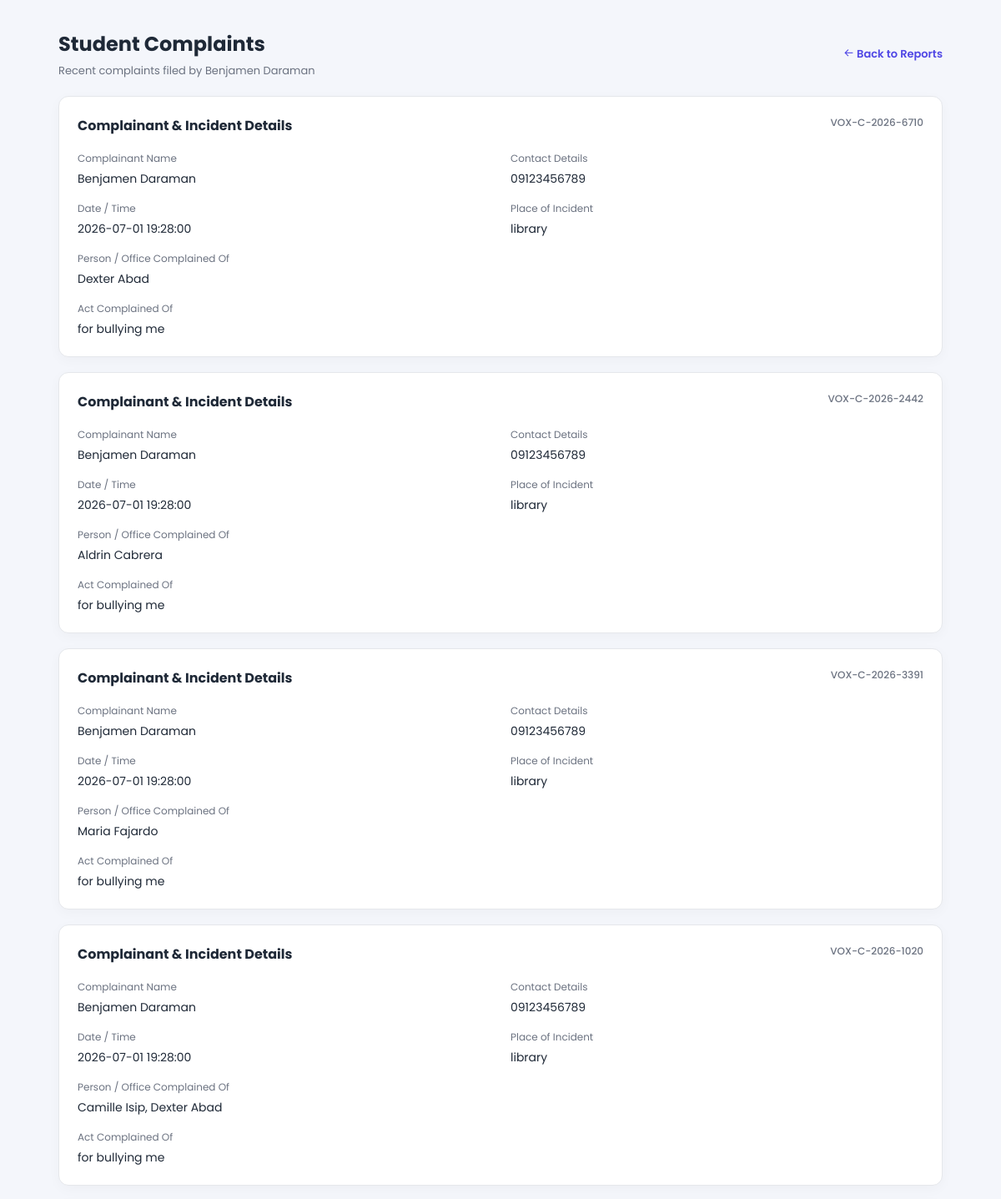
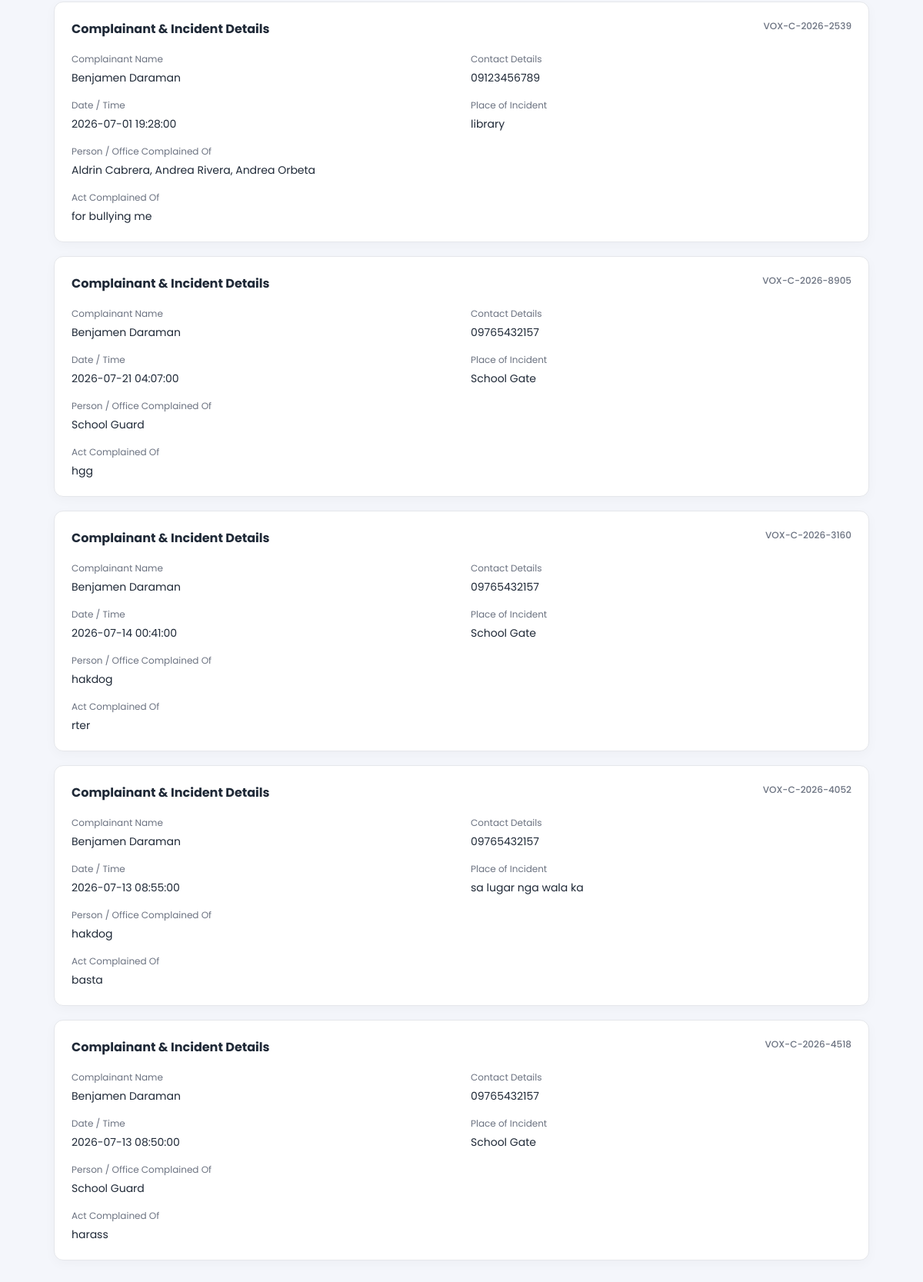
The app's page /Ui-main/reported_complaints.php?student_id=2&view=complaints (signed in) with its own data (2 pictures, top to bottom).
### tables this page shows
CREATE TABLE `student_profiles` (
  `id` int(11) NOT NULL,
  `user_id` int(11) NOT NULL,
  `student_number` varchar(20) NOT NULL,
  `first_name` varchar(50) NOT NULL,
  `last_name` varchar(50) NOT NULL,
  `middle_name` varchar(50) DEFAULT NULL,
  `gender` enum('male','female','other') DEFAULT NULL,
  `contact_number` varchar(20) DEFAULT NULL,
  `college_id` int(11) DEFAULT NULL,
  `year_level` tinyint(4) DEFAULT NULL,
  `section` varchar(10) DEFAULT NULL,
  `school_year` varchar(20) DEFAULT NULL,
  `id_document` varchar(255) DEFAULT NULL,
  `status` enum('pending','active','inactive') DEFAULT 'pending',
  `created_at` timestamp NOT NULL DEFAULT current_timestamp(),
  `program_id` int(11) DEFAULT NULL,
  `complaint_count` int(11) NOT NULL DEFAULT 0
);

CREATE TABLE `complaints` (
  `id` int(11) NOT NULL,
  `ticket_no` varchar(20) NOT NULL,
  `student_id` int(11) DEFAULT NULL,
  `complainant_name` varchar(100) NOT NULL,
  `complainant_address` text NOT NULL,
  `complainant_sex` enum('male','female','other') DEFAULT NULL,
  `complainant_age` int(3) DEFAULT NULL,
  `complainant_civil_status` varchar(50) DEFAULT NULL,
  `complainant_contact_details` varchar(255) DEFAULT NULL,
  `person_complained_of` varchar(100) NOT NULL,
  `date_of_incident` date NOT NULL,
  `time_of_incident` time DEFAULT NULL,
  `place_of_incident` varchar(255) NOT NULL,
  `act_complained_of` text NOT NULL,
  `narrative_report` longtext NOT NULL,
  `college_id` int(11) DEFAULT NULL,
  `category_id` int(11) DEFAULT NULL,
  `proof_of_complaint` text DEFAULT NULL,
  `attachments` varchar(255) DEFAULT NULL,
  `desired_outcome` text DEFAULT NULL,
  `terms_agreement_accepted` tinyint(1) DEFAULT 1,
  `signature` varchar(255) DEFAULT NULL,
  `status` enum('new','pending','under_review','resolved','closed') DEFAULT 'new',
  `is_anonymous` tinyint(1) DEFAULT 0,
  `approval_status` varchar(50) DEFAULT 'pending',
  `admin_id` int(11) DEFAULT NULL,
  `admin_notes` text DEFAULT NULL,
  `admin_reviewed_at` timestamp NULL DEFAULT NULL,
  `created_at` timestamp NOT NULL DEFAULT current_timestamp(),
  `school_year` varchar(9) DEFAULT NULL,
  `updated_at` timestamp NOT NULL DEFAULT current_timestamp() ON UPDATE current_timestamp(),
  `is_escalated` tinyint(1) DEFAULT 0,
  `visibility_status` varchar(50) DEFAULT 'private' COMMENT 'private, public'
);

### Ui-main/reported_complaints.php (the view, shortened to what this page needs)
<?php
require_once __DIR__ . '/db_connection.php';
function e(string $value): string
{
    return htmlspecialchars($value, ENT_QUOTES, 'UTF-8');
}
$studentId = (int)($_GET['student_id'] ?? 0);
$view = (string)($_GET['view'] ?? 'reported');
$view = $view === 'complaints' ? 'complaints' : 'reported';
$complaints = [];
$studentName = 'Reported student';
$loadError = '';
try {
    $studentSql = 'SELECT sp.first_name, sp.last_name FROM student_profiles sp WHERE sp.id = :student_id';
    $studentParams = [':student_id' => $studentId];
    $studentStmt = $pdo->prepare($studentSql . ' LIMIT 1');
    $studentStmt->execute($studentParams);
    $student = $studentStmt->fetch(PDO::FETCH_ASSOC);
    $studentName = trim((string)$student['first_name'] . ' ' . (string)$student['last_name']) ?: $studentName;
    $sql = 'SELECT c.id, c.ticket_no, c.complainant_name, c.complainant_contact_details,
                   c.date_of_incident, c.time_of_incident, c.place_of_incident,
                   c.person_complained_of, c.act_complained_of, c.created_at
            FROM complaints c';
    if ($view === 'reported') {
        $sql .= ' INNER JOIN complaint_student_links csl ON csl.complaint_id = c.id
                  WHERE csl.student_id = :student_id';
    } else {
        $sql .= ' WHERE c.student_id = :student_id';
    }
    $params = [':student_id' => $studentId];
    $sql .= ' ORDER BY c.created_at DESC, c.id DESC';
    $stmt = $pdo->prepare($sql);
    $stmt->execute($params);
    $complaints = $stmt->fetchAll(PDO::FETCH_ASSOC);
} catch (Throwable $e) {
    $loadError = $e->getMessage();
}
?>
<!DOCTYPE html>
<html lang="en">
<head>
<link href='https://unpkg.com/boxicons@2.1.4/css/boxicons.min.css' rel='stylesheet'>
</head>
<body>
<main class="main">
    <div class="header">
        <div>
            <h1><?php echo $view === 'complaints' ? 'Student Complaints' : 'Reported Complaints'; ?></h1>
            <p class="subtitle"><?php echo $view === 'complaints' ? 'Recent complaints filed by ' : 'Complaints involving '; ?><?php echo e($studentName); ?></p>
        </div>
        <a class="back" href="javascript:history.back()"><i class='bx bx-arrow-back'></i> Back to Reports</a>
    </div>
    <?php if ($loadError !== ''): ?>
        <div class="card error"><?php echo e($loadError); ?></div>
    <?php elseif (count($complaints) === 0): ?>
        <div class="card empty">No complaint details were found for this student.</div>
    <?php else: ?>
        <?php foreach ($complaints as $complaint): ?>
            <section class="card">
                <div class="ticket-title">
                    <span>Complainant &amp; Incident Details</span>
                    <span class="ticket-no"><?php echo e((string)$complaint['ticket_no']); ?></span>
                </div>
                <div class="detail-grid">
                    <div class="detail"><label>Complainant Name</label><p><?php echo e((string)$complaint['complainant_name']); ?></p></div>
                    <div class="detail"><label>Contact Details</label><p><?php echo e((string)$complaint['complainant_contact_details']); ?></p></div>
                    <div class="detail"><label>Date / Time</label><p><?php echo e(trim((string)$complaint['date_of_incident'] . ' ' . (string)$complaint['time_of_incident'])); ?></p></div>
                    <div class="detail"><label>Place of Incident</label><p><?php echo e((string)$complaint['place_of_incident']); ?></p></div>
                    <div class="detail full"><label>Person / Office Complained Of</label><p><?php echo e((string)$complaint['person_complained_of']); ?></p></div>
                    <div class="detail full"><label>Act Complained Of</label><p><?php echo e((string)$complaint['act_complained_of']); ?></p></div>
                </div>
            </section>
        <?php endforeach; ?>
    <?php endif; ?>
</main>
</body>
</html>

### Ui-main/reported_complaints.php (style rules this page uses)
* { box-sizing: border-box; font-family: 'Poppins', sans-serif; }
body { margin: 0; background: #f4f6fb; color: #1f2937; }
.main { max-width: 1100px; margin: 0 auto; padding: 35px 20px; }
.header { display: flex; justify-content: space-between; align-items: center; gap: 16px; margin-bottom: 20px; }
h1 { margin: 0; font-size: 24px; }
.subtitle { color: #6b7280; margin: 5px 0 0; font-size: 13px; }
.back { color: #4f46e5; text-decoration: none; font-size: 13px; font-weight: 600; }
.card { background: #fff; border: 1px solid #e5e7eb; border-radius: 12px; padding: 22px; margin-bottom: 18px; box-shadow: 0 4px 15px rgba(0,0,0,.03); }
.detail-grid { display: grid; grid-template-columns: repeat(2, minmax(0, 1fr)); gap: 16px 24px; }
.detail label { display: block; color: #6b7280; font-size: 12px; margin-bottom: 5px; }
.detail p { margin: 0; white-space: pre-wrap; line-height: 1.5; font-size: 14px; }
.detail.full { grid-column: 1 / -1; }
.ticket-title { display: flex; justify-content: space-between; gap: 12px; margin-bottom: 18px; font-weight: 700; }
.ticket-no { color: #6b7280; font-size: 12px; font-weight: 500; }

### records on screen
student_profiles: studentName "Benjamen Daraman"
complaints: ticket_no "VOX-C-2026-6710", complainant_name "Benjamen Daraman", complainant_contact_details "09123456789", date_of_incident+time_of_incident "2026-07-01 19:28:00", place_of_incident "library", person_complained_of "Dexter Abad", act_complained_of "for bullying me"
complaints: ticket_no "VOX-C-2026-2442", complainant_name "Benjamen Daraman", complainant_contact_details "09123456789", date_of_incident+time_of_incident "2026-07-01 19:28:00", place_of_incident "library", person_complained_of "Aldrin Cabrera", act_complained_of "for bullying me"
complaints: ticket_no "VOX-C-2026-3391", complainant_name "Benjamen Daraman", complainant_contact_details "09123456789", date_of_incident+time_of_incident "2026-07-01 19:28:00", place_of_incident "library", person_complained_of "Maria Fajardo", act_complained_of "for bullying me"
complaints: ticket_no "VOX-C-2026-1020", complainant_name "Benjamen Daraman", complainant_contact_details "09123456789", date_of_incident+time_of_incident "2026-07-01 19:28:00", place_of_incident "library", person_complained_of "Camille Isip, Dexter Abad", act_complained_of "for bullying me"
complaints: ticket_no "VOX-C-2026-2539", complainant_name "Benjamen Daraman", complainant_contact_details "09123456789", date_of_incident+time_of_incident "2026-07-01 19:28:00", place_of_incident "library", person_complained_of "Aldrin Cabrera, Andrea Rivera, Andrea Orbeta", act_complained_of "for bullying me"
complaints: ticket_no "VOX-C-2026-8905", complainant_name "Benjamen Daraman", complainant_contact_details "09765432157", date_of_incident+time_of_incident "2026-07-21 04:07:00", place_of_incident "School Gate", person_complained_of "School Guard", act_complained_of "hgg"
complaints: ticket_no "VOX-C-2026-3160", complainant_name "Benjamen Daraman", complainant_contact_details "09765432157", date_of_incident+time_of_incident "2026-07-14 00:41:00", place_of_incident "School Gate", person_complained_of "hakdog", act_complained_of "rter"
complaints: ticket_no "VOX-C-2026-4052", complainant_name "Benjamen Daraman", complainant_contact_details "09765432157", date_of_incident+time_of_incident "2026-07-13 08:55:00", place_of_incident "sa lugar nga wala ka", person_complained_of "hakdog", act_complained_of "basta"
complaints: ticket_no "VOX-C-2026-4518", complainant_name "Benjamen Daraman", complainant_contact_details "09765432157", date_of_incident+time_of_incident "2026-07-13 08:50:00", place_of_incident "School Gate", person_complained_of "School Guard", act_complained_of "harass"
